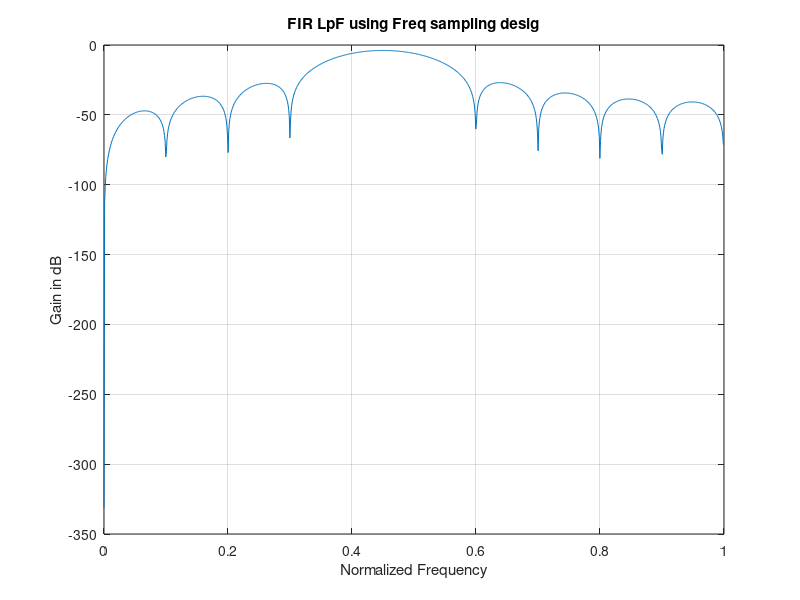

This chart was generated by the following MATLAB code:
clc; clear all; close all;
M = 20;
alpha = (M-1)/2;

Hrs = [zeros(1,4), 1, 1,zeros(1,14)];
k1 = 0: floor((M-1)/2);
k2 = floor((M-1)/2) + 1 : M-1;
angH  = [-alpha*2*pi*k1/M, alpha*((2*pi)*(M-k2)/M)];

H = Hrs.*exp(j*angH);
h = real(ifft(H,M));
[H, W] = freqz([h], 1, 1024);
plot(W/pi, 20*log10(abs(H))); zoom on; grid on;
title("FIR LpF using Freq sampling desig");xlabel("Normalized Frequency");ylabel("Gain in dB");
